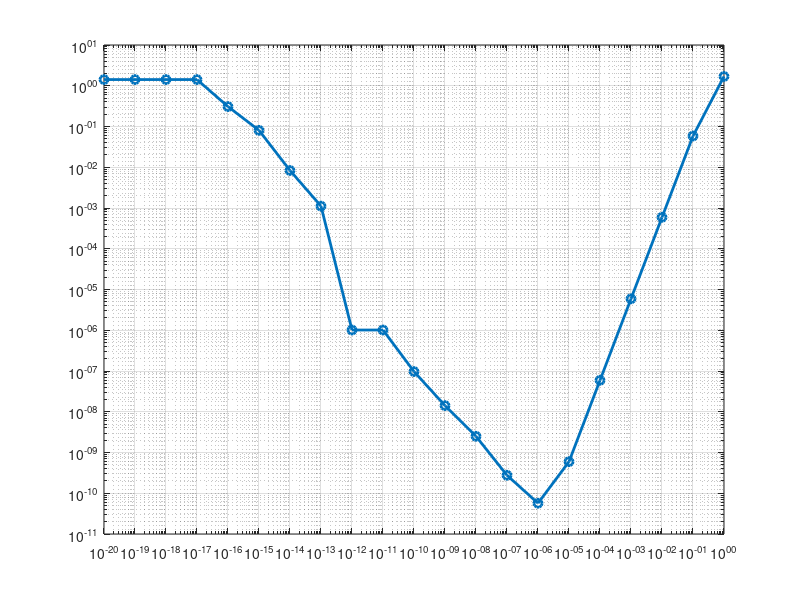

This chart was generated by the following MATLAB code:
    f = @(x) sin(5*x);
    exacta = 5*cos(5)

    a= 1;

    k = 0:20; % vector con cada casillero incrementado en 1 desde 0
    h = 0.1.^k; % h es un vector, itero en cada elemento elevando al correspondiente del vector k. 

    delta = (f(a+h) - f(a-h)) ./ (2*h)

    error_absoluto = abs(delta - exacta)

    % Graficar en escala logarítmica
    loglog(h, error_absoluto, '-o', 'LineWidth', 2);
    grid on;
